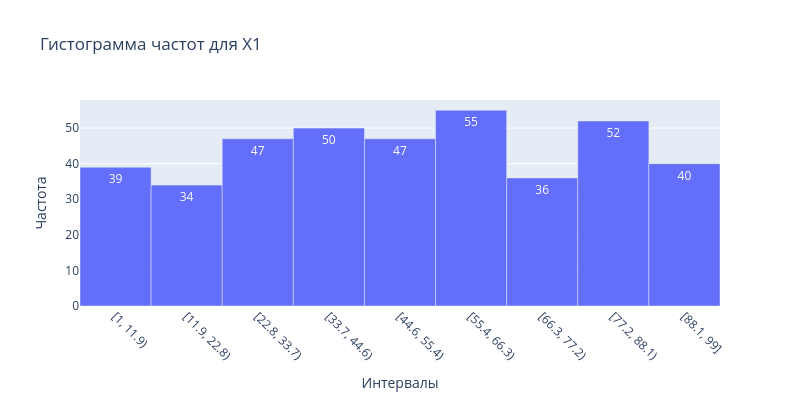

The cell this chart's notebook holds for it:
### Code cell
plot_freq_bar(x1_intervals, "Х1")

### Figure 1 — Plotly figure (JSON) as saved in the notebook; plotly's stock layout.template omitted (floating-point values rounded to 4 significant figures)
{"data": [{"hovertemplate": "Интервалы=%{x}<br>Частота=%{y}<extra></extra>", "legendgroup": "", "marker": {"color": "#636efa", "pattern": {"shape": ""}}, "name": "", "orientation": "v", "showlegend": false, "textposition": "auto", "texttemplate": "%{y}", "type": "bar", "x": [11.89, 22.78, 33.67, 44.56, 55.44, 66.33, 77.22, 88.11, 99.0], "xaxis": "x", "y": [39, 34, 47, 50, 47, 55, 36, 52, 40], "yaxis": "y"}], "layout": {"bargap": 0, "barmode": "relative", "height": 400, "legend": {"tracegroupgap": 0}, "title": {"text": "Гистограмма частот для Х1"}, "width": 800, "xaxis": {"anchor": "y", "domain": [0, 1], "tickangle": 45, "tickmode": "array", "ticktext": ["[1, 11.9)", "[11.9, 22.8)", "[22.8, 33.7)", "[33.7, 44.6)", "[44.6, 55.4)", "[55.4, 66.3)", "[66.3, 77.2)", "[77.2, 88.1)", "[88.1, 99]"], "tickvals": [11.89, 22.78, 33.67, 44.56, 55.44, 66.33, 77.22, 88.11, 99.0], "title": {"text": "Интервалы"}}, "yaxis": {"anchor": "x", "domain": [0, 1], "title": {"text": "Частота"}}}}
